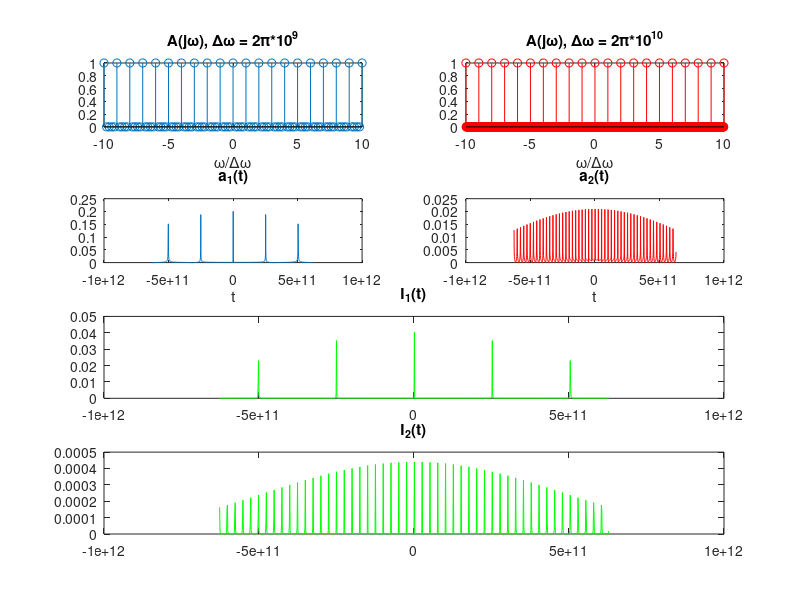

MATLAB code to generate this figure:
clear;

fmax = 200* pi* 1e9;
fmin = -200* pi* 1e9;
df = 0.4* pi* 1e9;

delta_omega_a = 2* pi* 1e9;
delta_omega_b = 2* pi* 1e10;

omega = (fmin: df: fmax);

%%%(a)%%%

% plotting A(jw)
int_index_0_a = abs(mod(omega./ delta_omega_a, 1) - 0) <= 0.01;
int_index_1_a = abs(mod(omega./ delta_omega_a, 1) - 1) <= 0.01;
A_a = zeros(1, length(omega));
A_a(int_index_0_a) = 1;
A_a(int_index_1_a) = 1;

figure(1);

subplot(4, 2, 1);
stem(omega./ delta_omega_a, A_a);
xlim([-10, 10]);
title('A(j\omega), \Delta\omega = 2\pi*10^9');
xlabel('\omega/\Delta\omega');

% plotting a(t)
a_a = ifftshift(ifft(ifftshift(A_a)));
subplot(4, 2, 3);
plot(omega, abs(a_a));
title('a_1(t)');
xlabel('t');

% remember to revise the time scale

%%%(b)%%%

% plotting A(jw)
int_index_0_b = abs(mod(omega./ delta_omega_b, 1) - 0) <= 0.01;
int_index_1_b = abs(mod(omega./ delta_omega_b, 1) - 1) <= 0.01;
A_b = zeros(1, length(omega));
A_b(int_index_0_b) = 1;
A_b(int_index_1_b) = 1;

subplot(4, 2, 2);
stem(omega./ delta_omega_b, A_b, 'r');
xlim([-10, 10]);
title('A(j\omega), \Delta\omega = 2\pi*10^{10}');
xlabel('\omega/\Delta\omega');

% plotting a(t)
a_b = ifftshift(ifft(ifftshift(A_b)));
subplot(4, 2, 4);
plot(omega, abs(a_b), 'r');
title('a_2(t)');
xlabel('t');

%%%(c)%%%

I_a = abs(a_a).^ 2;
I_b = abs(a_b).^ 2;

subplot(4, 2, [5, 6]);
plot(omega, I_a, 'g');
title('I_1(t)');
subplot(4, 2, [7, 8]);
plot(omega, I_b, 'g');
title('I_2(t)');






